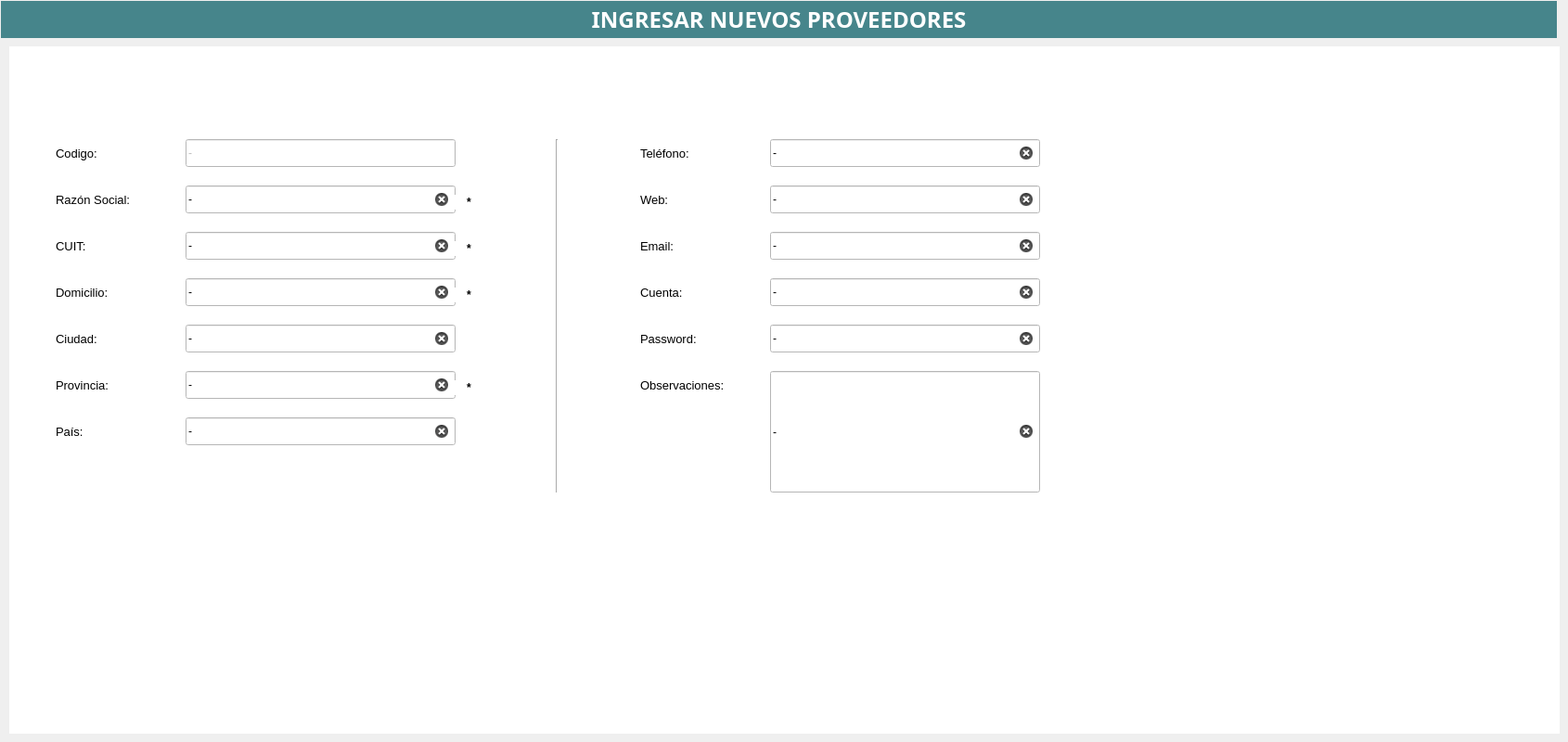
       <widget class="QWidget" name="pgNuevoProveedor">
        <widget class="QWidget" name="widget_3" native="true">
         <property name="geometry">
          <rect>
           <x>10</x>
           <y>50</y>
           <width>1671</width>
           <height>741</height>
          </rect>
         </property>
         <property name="font">
          <font>
           <pointsize>9</pointsize>
          </font>
         </property>
         <property name="styleSheet">
          <string notr="true">QWidget{
background-color:#ffffff;
}</string>
         </property>
         <widget class="QLineEdit" name="lineEdit_razonsocialNvoProveedor">
          <property name="geometry">
           <rect>
            <x>190</x>
            <y>150</y>
            <width>291</width>
            <height>30</height>
           </rect>
          </property>
          <property name="minimumSize">
           <size>
            <width>0</width>
            <height>30</height>
           </size>
          </property>
          <property name="text">
           <string>-</string>
          </property>
          <property name="clearButtonEnabled">
           <bool>true</bool>
          </property>
         </widget>
         <widget class="QLabel" name="label_37">
          <property name="geometry">
           <rect>
            <x>50</x>
            <y>150</y>
            <width>131</width>
            <height>30</height>
           </rect>
          </property>
          <property name="minimumSize">
           <size>
            <width>0</width>
            <height>30</height>
           </size>
          </property>
          <property name="font">
           <font>
            <pointsize>10</pointsize>
           </font>
          </property>
          <property name="text">
           <string>Razón Social:</string>
          </property>
         </widget>
         <widget class="QLabel" name="label_38">
          <property name="geometry">
           <rect>
            <x>50</x>
            <y>200</y>
            <width>71</width>
            <height>30</height>
           </rect>
          </property>
          <property name="minimumSize">
           <size>
            <width>0</width>
            <height>30</height>
           </size>
          </property>
          <property name="font">
           <font>
            <pointsize>10</pointsize>
           </font>
          </property>
          <property name="text">
           <string>CUIT:</string>
          </property>
         </widget>
         <widget class="QLineEdit" name="lineEdit_cuitNvoProveedor">
          <property name="geometry">
           <rect>
            <x>190</x>
            <y>200</y>
            <width>291</width>
            <height>30</height>
           </rect>
          </property>
          <property name="minimumSize">
           <size>
            <width>0</width>
            <height>30</height>
           </size>
          </property>
          <property name="text">
           <string>-</string>
          </property>
          <property name="clearButtonEnabled">
           <bool>true</bool>
          </property>
         </widget>
         <widget class="QLabel" name="label_39">
          <property name="geometry">
           <rect>
            <x>50</x>
            <y>250</y>
            <width>71</width>
            <height>30</height>
           </rect>
          </property>
          <property name="minimumSize">
           <size>
            <width>0</width>
            <height>30</height>
           </size>
          </property>
          <property name="font">
           <font>
            <pointsize>10</pointsize>
           </font>
          </property>
          <property name="text">
           <string>Domicilio:</string>
          </property>
         </widget>
         <widget class="QLineEdit" name="lineEdit_domicilioNvoProveedor">
          <property name="geometry">
           <rect>
            <x>190</x>
            <y>250</y>
            <width>291</width>
            <height>30</height>
           </rect>
          </property>
          <property name="minimumSize">
           <size>
            <width>0</width>
            <height>30</height>
           </size>
          </property>
          <property name="text">
           <string>-</string>
          </property>
          <property name="clearButtonEnabled">
           <bool>true</bool>
          </property>
         </widget>
         <widget class="QLineEdit" name="lineEdit_provinciaNvoProveedor">
          <property name="geometry">
           <rect>
            <x>190</x>
            <y>350</y>
            <width>291</width>
            <height>30</height>
           </rect>
          </property>
          <property name="minimumSize">
           <size>
            <width>0</width>
            <height>30</height>
           </size>
          </property>
          <property name="text">
           <string>-</string>
          </property>
          <property name="clearButtonEnabled">
           <bool>true</bool>
          </property>
         </widget>
         <widget class="QLabel" name="label_40">
          <property name="geometry">
           <rect>
            <x>50</x>
            <y>400</y>
            <width>71</width>
            <height>30</height>
           </rect>
          </property>
          <property name="minimumSize">
           <size>
            <width>0</width>
            <height>30</height>
           </size>
          </property>
          <property name="font">
           <font>
            <pointsize>10</pointsize>
           </font>
          </property>
          <property name="text">
           <string>País:</string>
          </property>
         </widget>
         <widget class="QLabel" name="label_47">
          <property name="geometry">
           <rect>
            <x>50</x>
            <y>300</y>
            <width>91</width>
            <height>30</height>
           </rect>
          </property>
          <property name="minimumSize">
           <size>
            <width>0</width>
            <height>30</height>
           </size>
          </property>
          <property name="font">
           <font>
            <pointsize>10</pointsize>
           </font>
          </property>
          <property name="text">
           <string>Ciudad:</string>
          </property>
         </widget>
         <widget class="QLabel" name="label_49">
          <property name="geometry">
           <rect>
            <x>50</x>
            <y>350</y>
            <width>91</width>
            <height>30</height>
           </rect>
          </property>
          <property name="minimumSize">
           <size>
            <width>0</width>
            <height>30</height>
           </size>
          </property>
          <property name="font">
           <font>
            <pointsize>10</pointsize>
           </font>
          </property>
          <property name="text">
           <string>Provincia:</string>
          </property>
         </widget>
         <widget class="QLineEdit" name="lineEdit_paisNvoProveedor">
          <property name="geometry">
           <rect>
            <x>190</x>
            <y>400</y>
            <width>291</width>
            <height>30</height>
           </rect>
          </property>
          <property name="minimumSize">
           <size>
            <width>0</width>
            <height>30</height>
           </size>
          </property>
          <property name="text">
           <string>-</string>
          </property>
          <property name="clearButtonEnabled">
           <bool>true</bool>
          </property>
         </widget>
         <widget class="QLineEdit" name="lineEdit_ciudadNvoProveedor">
          <property name="geometry">
           <rect>
            <x>190</x>
            <y>300</y>
            <width>291</width>
            <height>30</height>
           </rect>
          </property>
          <property name="minimumSize">
           <size>
            <width>0</width>
            <height>30</height>
           </size>
          </property>
          <property name="text">
           <string>-</string>
          </property>
          <property name="clearButtonEnabled">
           <bool>true</bool>
          </property>
         </widget>
         <widget class="QLabel" name="label_50">
          <property name="geometry">
           <rect>
            <x>680</x>
            <y>300</y>
            <width>81</width>
            <height>30</height>
           </rect>
          </property>
          <property name="minimumSize">
           <size>
            <width>0</width>
            <height>30</height>
           </size>
          </property>
          <property name="font">
           <font>
            <pointsize>10</pointsize>
           </font>
          </property>
          <property name="text">
           <string>Password:</string>
          </property>
         </widget>
         <widget class="QLabel" name="label_51">
          <property name="geometry">
           <rect>
            <x>680</x>
            <y>200</y>
            <width>101</width>
            <height>30</height>
           </rect>
          </property>
          <property name="minimumSize">
           <size>
            <width>0</width>
            <height>30</height>
           </size>
          </property>
          <property name="font">
           <font>
            <pointsize>10</pointsize>
           </font>
          </property>
          <property name="text">
           <string>Email:</string>
          </property>
         </widget>
         <widget class="QLineEdit" name="lineEdit_passwordNvoProveedor">
          <property name="geometry">
           <rect>
            <x>820</x>
            <y>300</y>
            <width>291</width>
            <height>30</height>
           </rect>
          </property>
          <property name="minimumSize">
           <size>
            <width>0</width>
            <height>30</height>
           </size>
          </property>
          <property name="text">
           <string>-</string>
          </property>
          <property name="clearButtonEnabled">
           <bool>true</bool>
          </property>
         </widget>
         <widget class="QLabel" name="label_52">
          <property name="geometry">
           <rect>
            <x>680</x>
            <y>150</y>
            <width>91</width>
            <height>30</height>
           </rect>
          </property>
          <property name="minimumSize">
           <size>
            <width>0</width>
            <height>30</height>
           </size>
          </property>
          <property name="font">
           <font>
            <pointsize>10</pointsize>
           </font>
          </property>
          <property name="text">
           <string>Web:</string>
          </property>
         </widget>
         <widget class="QLabel" name="label_53">
          <property name="geometry">
           <rect>
            <x>680</x>
            <y>350</y>
            <width>121</width>
            <height>30</height>
           </rect>
          </property>
          <property name="minimumSize">
           <size>
            <width>0</width>
            <height>30</height>
           </size>
          </property>
          <property name="font">
           <font>
            <pointsize>10</pointsize>
           </font>
          </property>
          <property name="text">
           <string>Observaciones:</string>
          </property>
         </widget>
         <widget class="QLineEdit" name="lineEdit_obsercacionesNvoProveedor">
          <property name="geometry">
           <rect>
            <x>820</x>
            <y>350</y>
            <width>291</width>
            <height>131</height>
           </rect>
          </property>
          <property name="minimumSize">
           <size>
            <width>0</width>
            <height>30</height>
           </size>
          </property>
          <property name="text">
           <string>-</string>
          </property>
          <property name="clearButtonEnabled">
           <bool>true</bool>
          </property>
         </widget>
         <widget class="QLineEdit" name="lineEdit_cuentaNvoProveedor">
          <property name="geometry">
           <rect>
            <x>820</x>
            <y>250</y>
            <width>291</width>
            <height>30</height>
           </rect>
          </property>
          <property name="minimumSize">
           <size>
            <width>0</width>
            <height>30</height>
           </size>
          </property>
          <property name="text">
           <string>-</string>
          </property>
          <property name="clearButtonEnabled">
           <bool>true</bool>
          </property>
         </widget>
         <widget class="QLineEdit" name="lineEdit_emailNvoProveedor">
          <property name="geometry">
           <rect>
            <x>820</x>
            <y>200</y>
            <width>291</width>
            <height>30</height>
           </rect>
          </property>
          <property name="minimumSize">
           <size>
            <width>0</width>
            <height>30</height>
           </size>
          </property>
          <property name="text">
           <string>-</string>
          </property>
          <property name="clearButtonEnabled">
           <bool>true</bool>
          </property>
         </widget>
         <widget class="QLabel" name="label_54">
          <property name="geometry">
           <rect>
            <x>680</x>
            <y>250</y>
            <width>71</width>
            <height>30</height>
           </rect>
          </property>
          <property name="minimumSize">
           <size>
            <width>0</width>
            <height>30</height>
           </size>
          </property>
          <property name="font">
           <font>
            <pointsize>10</pointsize>
           </font>
          </property>
          <property name="text">
           <string>Cuenta:</string>
          </property>
         </widget>
         <widget class="QLineEdit" name="lineEdit_weblNvoProveedor">
          <property name="geometry">
           <rect>
            <x>820</x>
            <y>150</y>
            <width>291</width>
            <height>30</height>
           </rect>
          </property>
          <property name="minimumSize">
           <size>
            <width>0</width>
            <height>30</height>
           </size>
          </property>
          <property name="text">
           <string>-</string>
          </property>
          <property name="clearButtonEnabled">
           <bool>true</bool>
          </property>
         </widget>
         <widget class="Line" name="line_3">
          <property name="geometry">
           <rect>
            <x>580</x>
            <y>100</y>
            <width>20</width>
            <height>381</height>
           </rect>
          </property>
          <property name="orientation">
           <enum>Qt::Vertical</enum>
          </property>
         </widget>
         <widget class="QLabel" name="label_56">
          <property name="geometry">
           <rect>
            <x>680</x>
            <y>100</y>
            <width>101</width>
            <height>30</height>
           </rect>
          </property>
          <property name="minimumSize">
           <size>
            <width>0</width>
            <height>30</height>
           </size>
          </property>
          <property name="font">
           <font>
            <pointsize>10</pointsize>
           </font>
          </property>
          <property name="text">
           <string>Teléfono:</string>
          </property>
         </widget>
         <widget class="QLineEdit" name="lineEdit_telefonoNvoProveedor">
          <property name="geometry">
           <rect>
            <x>820</x>
            <y>100</y>
            <width>291</width>
            <height>30</height>
           </rect>
          </property>
          <property name="minimumSize">
           <size>
            <width>0</width>
            <height>30</height>
           </size>
          </property>
          <property name="text">
           <string>-</string>
          </property>
          <property name="clearButtonEnabled">
           <bool>true</bool>
          </property>
         </widget>
         <widget class="QLabel" name="label_57">
          <property name="geometry">
           <rect>
            <x>480</x>
            <y>160</y>
            <width>31</width>
            <height>16</height>
           </rect>
          </property>
          <property name="font">
           <font>
            <pointsize>9</pointsize>
            <weight>75</weight>
            <bold>true</bold>
           </font>
          </property>
          <property name="styleSheet">
           <string notr="true"/>
          </property>
          <property name="text">
           <string>*</string>
          </property>
          <property name="alignment">
           <set>Qt::AlignCenter</set>
          </property>
         </widget>
         <widget class="QLabel" name="label_58">
          <property name="geometry">
           <rect>
            <x>480</x>
            <y>210</y>
            <width>31</width>
            <height>16</height>
           </rect>
          </property>
          <property name="font">
           <font>
            <pointsize>9</pointsize>
            <weight>75</weight>
            <bold>true</bold>
           </font>
          </property>
          <property name="styleSheet">
           <string notr="true"/>
          </property>
          <property name="text">
           <string>*</string>
          </property>
          <property name="alignment">
           <set>Qt::AlignCenter</set>
          </property>
         </widget>
         <widget class="QLabel" name="label_59">
          <property name="geometry">
           <rect>
            <x>480</x>
            <y>260</y>
            <width>31</width>
            <height>16</height>
           </rect>
          </property>
          <property name="font">
           <font>
            <pointsize>9</pointsize>
            <weight>75</weight>
            <bold>true</bold>
           </font>
          </property>
          <property name="styleSheet">
           <string notr="true"/>
          </property>
          <property name="text">
           <string>*</string>
          </property>
          <property name="alignment">
           <set>Qt::AlignCenter</set>
          </property>
         </widget>
         <widget class="QLabel" name="label_60">
          <property name="geometry">
           <rect>
            <x>480</x>
            <y>360</y>
            <width>31</width>
            <height>16</height>
           </rect>
          </property>
          <property name="font">
           <font>
            <pointsize>9</pointsize>
            <weight>75</weight>
            <bold>true</bold>
           </font>
          </property>
          <property name="styleSheet">
           <string notr="true"/>
          </property>
          <property name="text">
           <string>*</string>
          </property>
          <property name="alignment">
           <set>Qt::AlignCenter</set>
          </property>
         </widget>
         <widget class="QPushButton" name="bt_guardarNvoProveedor">
          <property name="geometry">
           <rect>
            <x>1048</x>
            <y>570</y>
            <width>60</width>
            <height>61</height>
           </rect>
          </property>
          <property name="minimumSize">
           <size>
            <width>60</width>
            <height>0</height>
           </size>
          </property>
          <property name="maximumSize">
           <size>
            <width>60</width>
            <height>16777215</height>
           </size>
          </property>
          <property name="styleSheet">
           <string notr="true">QPushButton{
background-color:#ffffff;
border:5px;
}</string>
          </property>
          <property name="text">
           <string/>
          </property>
          <property name="icon">
           <iconset>
            <normaloff>salvar.png</normaloff>salvar.png</iconset>
          </property>
          <property name="iconSize">
           <size>
            <width>60</width>
            <height>60</height>
           </size>
          </property>
         </widget>
         <widget class="QPushButton" name="bt_CancelarNvoProveedor">
          <property name="geometry">
           <rect>
            <x>930</x>
            <y>570</y>
            <width>60</width>
            <height>61</height>
           </rect>
          </property>
          <property name="minimumSize">
           <size>
            <width>60</width>
            <height>0</height>
           </size>
          </property>
          <property name="maximumSize">
           <size>
            <width>60</width>
            <height>16777215</height>
           </size>
          </property>
          <property name="styleSheet">
           <string notr="true">QPushButton{
background-color:#ffffff;
border:5px;
}</string>
          </property>
          <property name="text">
           <string/>
          </property>
          <property name="icon">
           <iconset>
            <normaloff>salvar (1).png</normaloff>salvar (1).png</iconset>
          </property>
          <property name="iconSize">
           <size>
            <width>60</width>
            <height>60</height>
           </size>
          </property>
         </widget>
         <widget class="QLabel" name="label_idNvoArticulo_3">
          <property name="geometry">
           <rect>
            <x>400</x>
            <y>650</y>
            <width>55</width>
            <height>16</height>
           </rect>
          </property>
          <property name="text">
           <string/>
          </property>
         </widget>
         <widget class="QLabel" name="label_61">
          <property name="geometry">
           <rect>
            <x>50</x>
            <y>100</y>
            <width>71</width>
            <height>30</height>
           </rect>
          </property>
          <property name="minimumSize">
           <size>
            <width>0</width>
            <height>30</height>
           </size>
          </property>
          <property name="font">
           <font>
            <pointsize>10</pointsize>
           </font>
          </property>
          <property name="text">
           <string>Codigo:</string>
          </property>
         </widget>
         <widget class="QLineEdit" name="lineEdit_codigoNvoProveedor">
          <property name="enabled">
           <bool>false</bool>
          </property>
          <property name="geometry">
           <rect>
            <x>190</x>
            <y>100</y>
            <width>291</width>
            <height>30</height>
           </rect>
          </property>
          <property name="minimumSize">
           <size>
            <width>0</width>
            <height>30</height>
           </size>
          </property>
          <property name="text">
           <string>-</string>
          </property>
         </widget>
         <widget class="QLabel" name="label_ingresar_msg2_3">
          <property name="geometry">
           <rect>
            <x>110</x>
            <y>620</y>
            <width>391</width>
            <height>31</height>
           </rect>
          </property>
          <property name="font">
           <font>
            <pointsize>10</pointsize>
           </font>
          </property>
          <property name="text">
           <string/>
          </property>
         </widget>
        </widget>
        <widget class="QLabel" name="label_IngNuevoProveedor">
         <property name="geometry">
          <rect>
           <x>1</x>
           <y>1</y>
           <width>1677</width>
           <height>40</height>
          </rect>
         </property>
         <property name="minimumSize">
          <size>
           <width>0</width>
           <height>40</height>
          </size>
         </property>
         <property name="maximumSize">
          <size>
           <width>16777215</width>
           <height>40</height>
          </size>
         </property>
         <property name="font">
          <font>
           <family>Goldman</family>
           <pointsize>18</pointsize>
           <weight>75</weight>
           <bold>true</bold>
          </font>
         </property>
         <property name="styleSheet">
          <string notr="true">QLabel{
background-color:#46858b;
color:#ffffff
}</string>
         </property>
         <property name="text">
          <string>INGRESAR NUEVOS PROVEEDORES</string>
         </property>
         <property name="alignment">
          <set>Qt::AlignCenter</set>
         </property>
        </widget>
       </widget>
